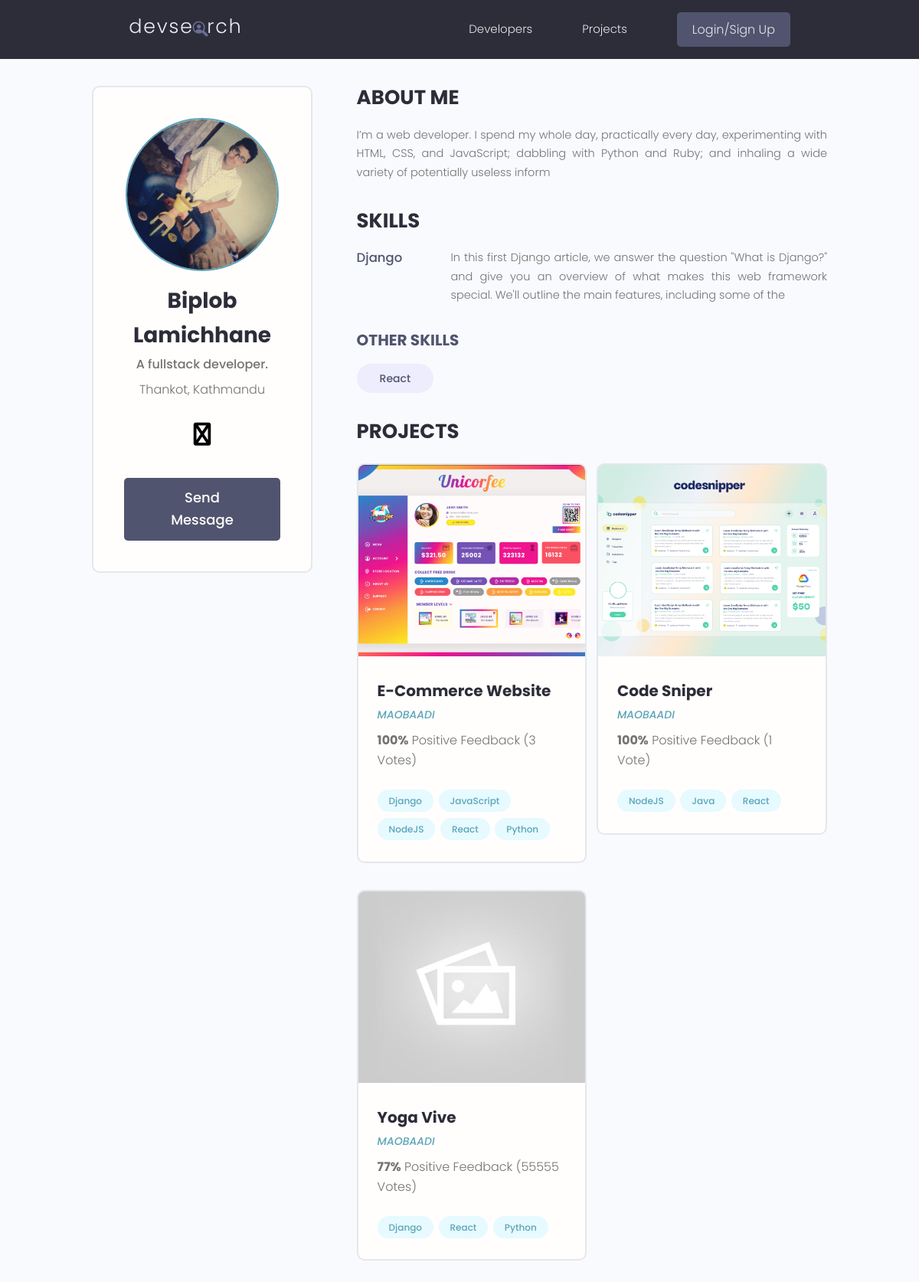
Screenshot of /user-profile/f5cdc0eb-5278-4850-bc17-54beba4a169c with the database file from the repository.
### users/models.py (models this page shows, shortened)
class Profiles(models.Model):
    user = models.OneToOneField(User, on_delete=models.CASCADE, null=True, blank=True)
    name = models.CharField(max_length=30)
    email = models.EmailField(max_length=100, blank=True, null=True)
    username = models.CharField(max_length=50)
    profile_image = models.ImageField(null=True, blank=True, upload_to='profiles/', default='profiles/user-default.png')
    bio = models.TextField(max_length=200, blank=True, null=True)
    location = models.CharField(max_length=100)
    short_intro = models.TextField(max_length=100, blank=True, null=True)
    social_github = models.CharField(max_length=200, blank=True, null=True)
    social_linkedin = models.CharField(max_length=200, blank=True, null=True)
    social_twitter = models.CharField(max_length=200, blank=True, null=True)
    social_stackoverflow = models.CharField(max_length=200, blank=True, null=True)
    social_website = models.CharField(max_length=200, blank=True, null=True)
    id = models.UUIDField(default=uuid.uuid4, unique=True, editable=False, primary_key=True)
    created = models.DateTimeField(auto_now_add=True, )

class Skills(models.Model):
    owner = models.ForeignKey(Profiles, on_delete=models.CASCADE, blank=True, null=True)
    name = models.CharField(max_length=20)
    description = models.TextField(max_length=200, blank=True, null=True)
    created = models.DateTimeField(auto_now_add=True)
    id = models.UUIDField(default=uuid.uuid4, unique=True, editable=False, primary_key=True)
    def __str__(self):
        return self.name

### projects/models.py (models this page shows, shortened)
class Projects(models.Model):
    owner = models.ForeignKey(Profiles, blank=True, null=True, on_delete=models.SET_NULL )
    title = models.CharField(max_length=200)
    description = models.TextField(null=True, blank=True)
    tags = models.ManyToManyField('Tag', blank=True)
    demo_link = models.CharField(max_length=200, null=True, blank=True)
    source_link = models.CharField(max_length=200, null=True, blank=True)
    featured_image = models.ImageField(null=True, blank=True, default='default.jpg')
    vote_total = models.IntegerField(null=True, blank=True, default=0)
    vote_ratio = models.IntegerField(null=True, blank=True, default=0)
    created = models.DateTimeField(auto_now_add=True)
    id = models.UUIDField(default=uuid.uuid4, unique=True, primary_key=True, editable=False)
    class Meta:
        ordering = ['-vote_ratio', '-vote_total', 'title']

class Tag(models.Model):
    name = models.CharField(max_length=200)
    created = models.DateTimeField(auto_now_add=True)
    id = models.UUIDField(default=uuid.uuid4, unique=True, primary_key=True, editable=False)
    def __str__(self):
        return self.name

### users/views.py (the view)
# urls.py: path('user-profile/<str:pk>', views.user_profile, name='user-profile'),
def user_profile(request, pk):
    profile = Profiles.objects.get(id=pk)
    top_skills = profile.skills_set.exclude(description__exact='')
    other_skills = profile.skills_set.filter(description__exact='')
    return render(request, 'user_profile.html', {'profiles': profile,
                                                 'top_skills': top_skills, 'other_skills': other_skills})

### users/templates/user_profile.html (shortened to what this page needs)
{% extends 'main.html' %}
{% block content %}
  <main class="profile my-md">
    <div class="container">
      <div class="layout">
        <div class="column column--1of3">
          <div class="card text-center">
            <div class="card__body dev">
              <img class="avatar avatar--xl" src="{{profiles.profile_image.url}}" />
              <h2 class="dev__name">{{profiles.name}}</h2>
              <p class="dev__title">{{profiles.short_intro}}</p>
              <p class="dev__location">{{profiles.location}}</p>
              <ul class="dev__social">
                  {% if profiles.social_website %}
                <li>
                  <a title="Personal Website" href="{{profiles.social_website}}" target="_blank"><i class="fa-brands fa-globe"></i></a>
                </li>
                  {% endif %}
              </ul>
              {% if request.user.profiles.id != profiles.id %}
              <a href="{% url 'create-message' profiles.id %}" class="btn btn--sub btn--lg">Send Message </a>
              {% endif %}
            </div>
          </div>
        </div>
        <div class="column column--2of3">
          <div class="devInfo">
            <h3 class="devInfo__title">About Me</h3>
            <p class="devInfo__about">
             {{profiles.bio}}
          </div>
          <div class="devInfo">
            <h3 class="devInfo__title">Skills</h3>
            <div class="devInfo__skills">
              {% for skill in top_skills %}
              <div class="devSkill">
                <h4 class="devSkill__title">{{skill.name}}</h4>
                <p class="devSkill__info">
                  {{skill.description}}
                </p>
              </div>
             {% endfor %}
              <h3 class="devInfo__subtitle">Other Skills</h3>
              <div class="devInfo__otherSkills">
                {% for skill in other_skills%}
                <span class="tag tag--pill tag--sub tag--lg">
                  <small>{{skill}}</small>
                </span>
                {% endfor %}
              </div>
            </div>
          </div>
          <div class="devInfo">
            <h3 class="devInfo__title">Projects</h3>
            <div class="grid grid--two">
                {% for project in profiles.projects_set.all  %}
              <div class="column">
                <div class="card project">
                  <a href="{% url 'project' project.id %}" class="project">
                    <img class="project__thumbnail" src="{{project.featured_image.url}}" alt="project thumbnail" />
                    <div class="card__body">
                      <h3 class="project__title">{{project.title}}</h3>
                      <p><a class="project__author" href="{{project.owner.id}}">{{project.owner.username}}</a></p>
                      <p class="project--rating">
                        <span style="font-weight: bold;">{{project.vote_ratio}}%</span> Positive
                        Feedback ({{project.vote_total}} Vote{{project.vote_total|pluralize:'s'}})
                      </p>
                      <div class="project__tags">
                        {% for tag in project.tags.all %}
                        <span class="tag tag--pill tag--main">
                          <small>{{tag}}</small>
                        </span>
                        {% endfor %}
                      </div>
                    </div>
                  </a>
                </div>
              </div>
              {% endfor %}
            </div>
          </div>
        </div>
      </div>
    </div>
  </main>
{% endblock %}

### static/styles/app.css (style rules this page uses)
:root { --color-sub: #2d2d39; }
.btn--sub { background-color: var(--color-sub-light); }
.card { border: 2px solid var(--color-light); }
img { width: 100%; }
.profile .card > .dev { padding: 4rem; }
.dev__name { color: var(--color-sub); font-size: 2.8rem; font-weight: 700; margin-top: 1rem; margin-bottom: 0.5rem; }
.dev__title { font-size: 1.6rem; font-weight: 500; line-height: 1.3; }
.dev__location { margin-top: 1rem; }
.dev__social { margin: 3rem 0; list-style: none; display: flex; justify-content: center; gap: 1.5rem; }
li i { font-size : 30px; width : 30px; height: 40px; text-align: center; border-radius: 50%; line-height: 50px; color: black; }
.devInfo { margin-bottom: 3rem; }
.devInfo__title, .devInfo__subtitle { font-size: 2.6rem; color: var(--color-sub); text-transform: uppercase; font-weight: 700; margin-bottom: 1.5rem; }
.devInfo__subtitle { font-size: 2rem; color: var(--color-sub-light); }
.devInfo__about, .devSkill__info { font-size: 1.45rem; line-height: 1.7; text-align: justify; }
.devSkill { margin-bottom: 3rem; }
.devSkill__title { font-size: 1.65rem; font-weight: 500; color: var(--color-sub-light); }
@media screen and (min-width: 700px) { .devSkill { display: flex; justify-content: space-between; gap: 3rem; } }
@media screen and (min-width: 700px) { .devSkill__info { flex-basis: 80%; } }
.project__author { font-size: 1.4rem; font-style: italic; }
.project--rating { margin-bottom: 1.6em; margin-top: .5em; }
.project__thumbnail { height: 25rem; object-fit: cover; object-position: top center; }
.project__title { font-size: 2rem; font-weight: 700; color: var(--color-sub); }

### static/uikit/styles/modules/_variables.css (style rules this page uses)
:root { --color-main: #5aa5b9; --color-main-light: #e6faff; --color-sub: #3f4156; --color-sub-light: #51546e; --color-sub-lighter: #ededfd; --color-text: #737373; --color-gray: #8b8b8b; --color-light: #e5e7eb; --color-light-gray: #767676; --color-bg: #f8fafd; --color-white: #fffefd; --color-white-light: #f3f3f3; --color-success: #359e64; --color-success-bg: #def8e8; --color-error: #fc4b0b; --color-error-bg: #fff2ee; --font-base: 'Poppins', arial, helvetica, 'Segoe UI', roboto, ubuntu, sans-serif; --font-monospace: 'Fira Code', 'Courier New', courier, monospace; --font-regular: 300; --font-medium: 500; --font-bold: 700; --generic-shadow: 1px 1px 5px #00000010; --generic-transition: all 0.3s ease-in-out; }

### static/uikit/styles/modules/_base.css (style rules this page uses)
* { margin: 0; padding: 0; box-sizing: border-box; text-rendering: optimizeLegibility; color: inherit; font-size: inherit; }
html { font-size: 50%; }
@media only screen and (min-width: 480px) { html { font-size: 56.25%; } }
@media only screen and (min-width: 1200px) { html { font-size: 62.5%; } }
body { line-height: 1.6; font-weight: 400; font-size: 1.5rem; color: var(--color-text); background-color: var(--color-bg); min-height: 100vh; }

### static/uikit/styles/modules/_typography.css (style rules this page uses)
* { font-family: var(--font-base); }
h2 { font-size: 3.6rem; font-weight: var(--font-bold); }
h3 { font-size: 3.2rem; font-weight: var(--font-medium); }
h4 { font-size: 2.8rem; font-weight: var(--font-medium); }
p, span, strong { font-size: 1.6rem; color: var(--color-text); font-weight: var(--font-regular); }
a { padding-bottom: 2px; text-decoration: none; display: inline-block; color: var(--color-main); font-weight: var(--font-medium); }

### static/uikit/styles/modules/_utilities.css (style rules this page uses)
.container { width: 92%; max-width: 165rem; margin: 0 auto; box-sizing: border-box; }
@media screen and (min-width: 1000px) { .container { width: 90%; } }
@media screen and (min-width: 1200px) { .container { width: 80%; } }
.text-center { text-align: center; }
.my-md { margin: 3rem auto; }

### static/uikit/styles/modules/_avatar.css (style rules this page uses)
.avatar { border-radius: 50%; border: 2px solid var(--color-main); object-fit: cover; }
.avatar--xl { height: 20rem; width: 20rem; }

### static/uikit/styles/modules/_button.css (style rules this page uses)
.btn { display: inline-block; position: relative; cursor: pointer; background-color: var(--color-light); font-weight: var(--font-medium); color: var(--color-sub); text-decoration: none; padding: 1rem 2rem; border-radius: 0.5rem; border: none; width: -webkit-fit-content; width: -moz-fit-content; width: fit-content; height: -webkit-fit-content; height: -moz-fit-content; height: fit-content; font-size: 1.6rem; outline-width: 0; outline-color: transparent; -webkit-backface-visibility: hidden; backface-visibility: hidden; transition: all 0.3s ease-in-out; }
.btn--sub { background-color: var(--color-sub); color: var(--color-white); }
.btn--lg { font-size: 1.8rem; padding: 1.2rem 4.5rem; }

### rows the page displays
Profiles: profile_image (picture), name "Biplob Lamichhane", short_intro "A fullstack developer.", location "Thankot, Kathmandu", bio "I’m a web developer. I spend my whole day, practically every day, experimenting with HTML, CSS, and JavaScript; dabbling with Python and Ruby; and inhaling a wide variety of potentially useless inform"
Skills: name "Django", description "In this first Django article, we answer the question \"What is Django?\" and give you an overview of what makes this web framework special. We'll outline the main features, including some of the"
Skills: name "React"
Projects: featured_image (picture), title "E-Commerce Website", owner.username "MAOBAADI", vote_ratio "100", vote_total "3"
Tag: name "Django"
Tag: name "JavaScript"
Tag: name "NodeJS"
Tag: name "React"
Tag: name "Python"
Projects: featured_image (picture), title "Code Sniper", owner.username "MAOBAADI", vote_ratio "100", vote_total "1"
Tag: name "Java"
Projects: featured_image (placeholder picture), title "Yoga Vive", owner.username "MAOBAADI", vote_ratio "77", vote_total "55555"
